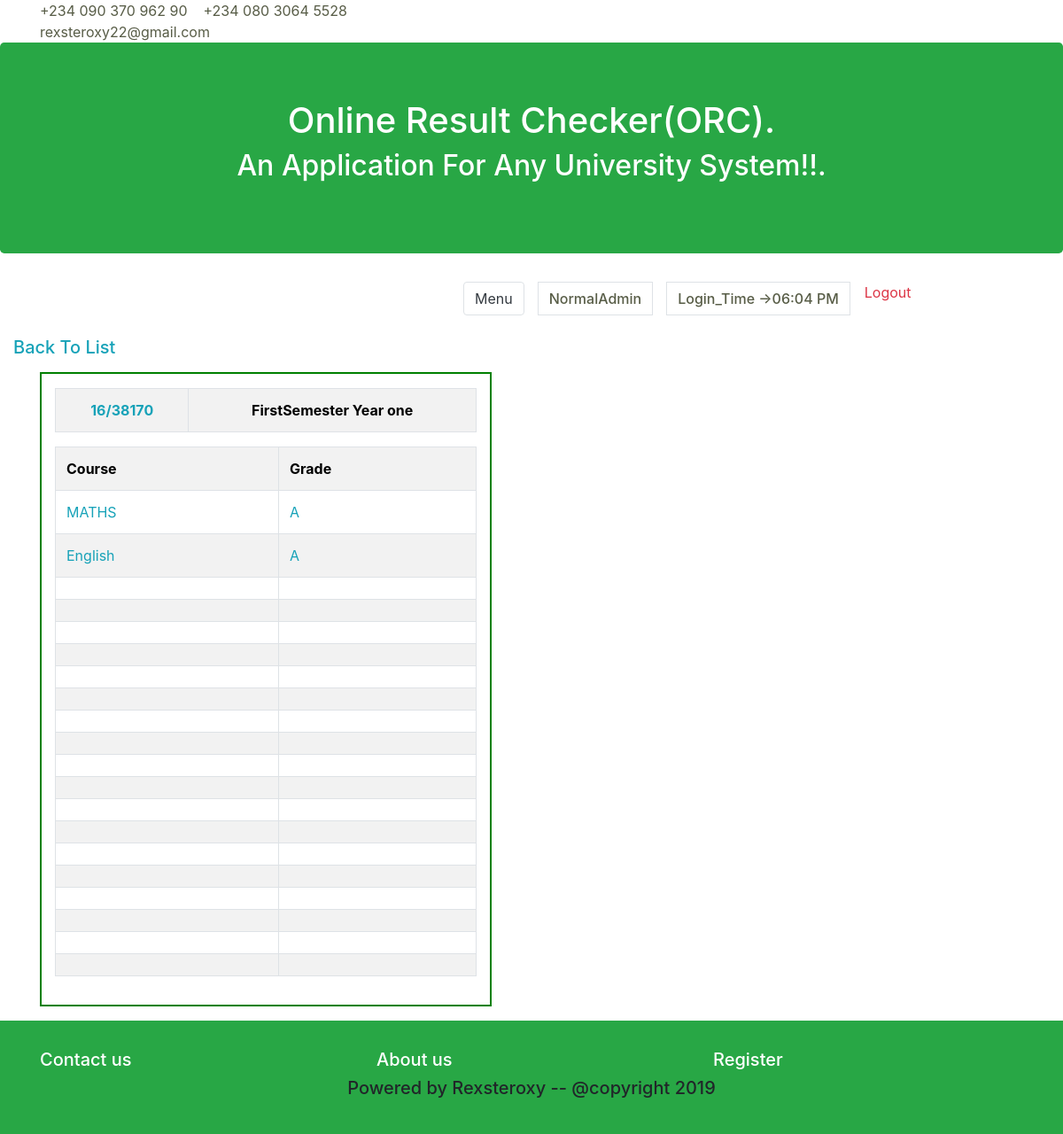
The page /admin/result/f1/view_result.php?id=1 (signed in) on the database its author committed.
### tables this page shows
CREATE TABLE `firstsemester` (
  `id` int(225) NOT NULL,
  `matnumber` varchar(225) NOT NULL,
  `course1` varchar(225) NOT NULL,
  `score1` varchar(225) NOT NULL,
  `unit1` varchar(225) NOT NULL,
  `grade1` varchar(225) NOT NULL,
  `course2` varchar(225) NOT NULL,
  `score2` varchar(225) NOT NULL,
  `unit2` varchar(225) NOT NULL,
  `grade2` varchar(225) NOT NULL,
  `course3` varchar(225) NOT NULL,
  `score3` varchar(225) NOT NULL,
  `unit3` varchar(225) NOT NULL,
  `grade3` varchar(225) NOT NULL,
  `course4` varchar(225) NOT NULL,
  `score4` varchar(225) NOT NULL,
  `unit4` varchar(225) NOT NULL,
  `grade4` varchar(225) NOT NULL,
  `course5` varchar(225) NOT NULL,
  `score5` varchar(225) NOT NULL,
  `unit5` varchar(225) NOT NULL,
  `grade5` varchar(225) NOT NULL,
  `course6` varchar(225) NOT NULL,
  `score6` varchar(225) NOT NULL,
  `unit6` varchar(225) NOT NULL,
  `grade6` varchar(225) NOT NULL,
  `course7` varchar(225) NOT NULL,
  `score7` varchar(225) NOT NULL,
  `unit7` varchar(225) NOT NULL,
  `grade7` varchar(225) NOT NULL,
  `course8` varchar(225) NOT NULL,
  `score8` varchar(225) NOT NULL,
  `unit8` varchar(225) NOT NULL,
  `grade8` varchar(225) NOT NULL,
  `course9` varchar(225) NOT NULL,
  `score9` varchar(225) NOT NULL,
  `unit9` varchar(225) NOT NULL,
  `grade9` varchar(225) NOT NULL,
  `course10` varchar(225) NOT NULL,
  `score10` varchar(225) NOT NULL,
  `unit10` varchar(225) NOT NULL,
  `grade10` varchar(225) NOT NULL,
  `course11` varchar(225) NOT NULL,
  `score11` varchar(225) NOT NULL,
  `unit11` varchar(225) NOT NULL,
  `grade11` varchar(225) NOT NULL,
  `course12` varchar(225) NOT NULL,
  `score12` varchar(225) NOT NULL,
  `unit12` varchar(225) NOT NULL,
  `grade12` varchar(225) NOT NULL,
  `course13` varchar(225) NOT NULL,
  `score13` varchar(225) NOT NULL,
  `unit13` varchar(225) NOT NULL,
  `grade13` varchar(225) NOT NULL,
  `course14` varchar(225) NOT NULL,
  `score14` varchar(225) NOT NULL,
  `unit14` varchar(225) NOT NULL,
  `grade14` varchar(225) NOT NULL,
  `course15` varchar(225) NOT NULL,
  `score15` varchar(225) NOT NULL,
  `unit15` varchar(225) NOT NULL,
  `grade15` varchar(225) NOT NULL,
  `course16` varchar(225) NOT NULL,
  `score16` varchar(225) NOT NULL,
  `unit16` varchar(225) NOT NULL,
  `grade16` varchar(225) NOT NULL,
  `course17` varchar(225) NOT NULL,
  `score17` varchar(225) NOT NULL,
  `unit17` varchar(225) NOT NULL,
  `grade17` varchar(225) NOT NULL,
  `course18` varchar(225) NOT NULL,
  `score18` varchar(225) NOT NULL,
  `unit18` varchar(225) NOT NULL,
  `grade18` varchar(225) NOT NULL,
  `course19` varchar(225) NOT NULL,
  `score19` varchar(225) NOT NULL,
  `unit19` varchar(225) NOT NULL,
  `grade19` varchar(225) NOT NULL,
  `course20` varchar(225) NOT NULL,
  `score20` varchar(225) NOT NULL,
  `unit20` varchar(225) NOT NULL,
  `grade20` varchar(225) NOT NULL
);

### private/functions.php (called while the page is built, shortened)
<?php
function url_for($script_path) {
    if($script_path[0] != '/') {
      $script_path = "/" . $script_path;
        }
    return WWW_ROOT . $script_path;
    }
?>

### private/database.php (called while the page is built, shortened)
<?php
 function db_escape($connection, $string) {
    return mysqli_real_escape_string($connection, $string);
  }
?>

### private/admin_query.php (called while the page is built, shortened)
<?php
function find_one_student_in_firstsemester($id){
  global $db;
  $sql = "SELECT * FROM firstsemester ";
  $sql .= "WHERE id='". db_escape($db,$id)."'";
  $result = mysqli_query($db, $sql);
  $admin=mysqli_fetch_assoc($result);
    return $admin;
}
?>

### public/admin/result/f1/view_result.php (the view, shortened to what this page needs)
<?php
include(SHARED_PATH . "/admin_header.php");
$id = $_GET['id'] ?? 'welcome';
$student_result = find_one_student_in_firstsemester($id);
?>
<div class="container-fluid">
    <div class="row ">
        <div class="col-md-6 col-lg-6 col-sm-6">
        <h5><a class="text-info" href="<?php echo url_for('/admin/result/f1/index.php')?>">Back To List</a></h5>
<div id="attributes">
	<table class="table table-striped table-bordered table-hover table-condensed">
        <tr class="text-center">
            <th class="text-info"><?php echo $student_result['matnumber']?></th>
            <th>FirstSemester Year one</th>
        </tr>
    </table>
    <table class="table table-striped table-bordered table-hover table-condensed">
        <tr>
            <th>Course</th>
            <th>Grade</th>
        </tr>
        <tr class="text-info"><td><?php echo $student_result['course1']?></td> <td><?php echo $student_result['grade1']?></td></tr>
		<tr class="text-info"><td><?php echo $student_result['course2']?></td> <td><?php echo $student_result['grade2']?></td></tr>
        <tr class="text-info"><td><?php echo $student_result['course3']?></td> <td><?php echo $student_result['grade3']?></td></tr>
        <tr class="text-info"><td><?php echo $student_result['course4']?></td> <td><?php echo $student_result['grade4']?></td></tr>
        <tr class="text-info"><td><?php echo $student_result['course5']?></td> <td><?php echo $student_result['grade5']?></td></tr>
        <tr class="text-info"><td><?php echo $student_result['course6']?></td> <td><?php echo $student_result['grade6']?></td></tr>
        <tr class="text-info"><td><?php echo $student_result['course7']?></td> <td><?php echo $student_result['grade7']?></td></tr>
        <tr class="text-info"><td><?php echo $student_result['course8']?></td> <td><?php echo $student_result['grade8']?></td></tr>
        <tr class="text-info"><td><?php echo $student_result['course9']?></td> <td><?php echo $student_result['grade9']?></td></tr>
        <tr class="text-info"><td><?php echo $student_result['course10']?></td> <td><?php echo $student_result['grade10']?></td></tr>
        <tr class="text-info"><td><?php echo $student_result['course11']?></td> <td><?php echo $student_result['grade11']?></td></tr>
        <tr class="text-info"><td><?php echo $student_result['course12']?></td> <td><?php echo $student_result['grade12']?></td></tr>
        <tr class="text-info"><td><?php echo $student_result['course13']?></td> <td><?php echo $student_result['grade13']?></td></tr>
        <tr class="text-info"><td><?php echo $student_result['course14']?></td> <td><?php echo $student_result['grade14']?></td></tr>
        <tr class="text-info"><td><?php echo $student_result['course15']?></td> <td><?php echo $student_result['grade15']?></td></tr>
        <tr class="text-info"><td><?php echo $student_result['course16']?></td> <td><?php echo $student_result['grade16']?></td></tr>
        <tr class="text-info"><td><?php echo $student_result['course17']?></td> <td><?php echo $student_result['grade17']?></td></tr>
        <tr class="text-info"><td><?php echo $student_result['course18']?></td> <td><?php echo $student_result['grade18']?></td></tr>
        <tr class="text-info"><td><?php echo $student_result['course19']?></td> <td><?php echo $student_result['grade19']?></td></tr>
        <tr class="text-info"><td><?php echo $student_result['course20']?></td> <td><?php echo $student_result['grade20']?></td></tr>
    </table>
</div>
</div>
</div>
</div>
<?php include(SHARED_PATH . "/admin_footer.php");?>

### public/css/mine.css (style rules this page uses)
#attributes { color:black; background: white; border: 2px solid green; padding: 1em 15px; margin: 1em 30px; width: auto px; }

### rows shown on the page
firstsemester: matnumber "16/38170", course1 "MATHS", grade1 "A", course2 "English", grade2 "A"

### other values the page prints
$_SESSION['level'] "NormalAdmin"
date('h:i A' ,$time) "06:04 PM"
